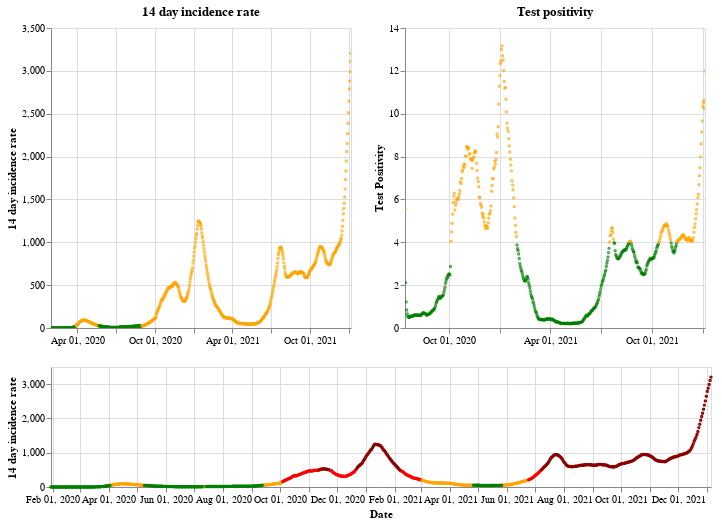

The cell this chart's notebook holds for it:
### Markdown cell above
## England

### Code cell
plot_traffic_light('England')

### Figure 1 — Vega-Lite specification as saved in the notebook (floating-point values rounded to 4 significant figures; data arrays with more than 128 entries replaced by an {"elided": "..."} marker saying what was removed)
{"config": {"view": {"continuousWidth": 400, "continuousHeight": 300}}, "vconcat": [{"hconcat": [{"mark": {"type": "point", "size": 2}, "encoding": {"color": {"condition": {"value": "green", "test": "(datum.twoWeeklyCasesRate <= 25)"}, "value": "orange"}, "tooltip": [{"type": "nominal", "field": "areaName"}, {"type": "temporal", "field": "date"}, {"type": "quantitative", "field": "twoWeeklyCasesRate"}, {"type": "quantitative", "field": "testPositivity"}], "x": {"type": "temporal", "axis": {"title": ""}, "field": "date", "scale": {"domain": {"selection": "DateBrush"}}, "timeUnit": "yearmonthdate"}, "y": {"type": "quantitative", "axis": {"title": "14 day incidence rate"}, "field": "twoWeeklyCasesRate"}}, "title": "14 day incidence rate", "width": 300}, {"mark": {"type": "point", "size": 2}, "encoding": {"color": {"condition": {"value": "green", "test": "(datum.testPositivity <= 4)"}, "value": "orange"}, "tooltip": [{"type": "nominal", "field": "areaName"}, {"type": "temporal", "field": "date"}, {"type": "quantitative", "field": "twoWeeklyCasesRate"}, {"type": "quantitative", "field": "testPositivity"}], "x": {"type": "temporal", "axis": {"title": ""}, "field": "date", "scale": {"domain": {"selection": "DateBrush"}}, "timeUnit": "yearmonthdate"}, "y": {"type": "quantitative", "axis": {"title": "Test Positivity"}, "field": "testPositivity"}}, "title": "Test positivity", "width": 300}]}, {"layer": [{"mark": {"type": "point", "size": 2}, "encoding": {"color": {"condition": {"value": "orange", "test": "(((datum.testPositivity < 4) && (datum.twoWeeklyCasesRate >= 50)) && (datum.twoWeeklyCasesRate < 200))"}, "value": "red"}, "opacity": {"condition": {"value": 1, "test": "((datum.twoWeeklyCasesRate >= 50) && (datum.twoWeeklyCasesRate < 500))"}, "value": 0}, "tooltip": [{"type": "nominal", "field": "areaName"}, {"type": "temporal", "field": "date"}, {"type": "quantitative", "field": "twoWeeklyCasesRate"}, {"type": "quantitative", "field": "testPositivity"}], "x": {"type": "temporal", "axis": {"title": "Date"}, "field": "date", "timeUnit": "yearmonthdate"}, "y": {"type": "quantitative", "axis": {"title": "14 day incidence rate"}, "field": "twoWeeklyCasesRate"}}, "selection": {"DateBrush": {"type": "interval", "encodings": ["x"], "fields": ["Time"]}}}, {"mark": {"type": "point", "size": 2}, "encoding": {"color": {"value": "darkred"}, "opacity": {"condition": {"value": 1, "test": "(datum.twoWeeklyCasesRate >= 500)"}, "value": 0}, "tooltip": [{"type": "nominal", "field": "areaName"}, {"type": "temporal", "field": "date"}, {"type": "quantitative", "field": "twoWeeklyCasesRate"}, {"type": "quantitative", "field": "testPositivity"}], "x": {"type": "temporal", "axis": {"title": "Date"}, "field": "date", "timeUnit": "yearmonthdate"}, "y": {"type": "quantitative", "axis": {"title": "14 day incidence rate"}, "field": "twoWeeklyCasesRate"}}}, {"mark": {"type": "point", "size": 2}, "encoding": {"color": {"condition": {"value": "green", "test": "((datum.testPositivity < 4) && (datum.twoWeeklyCasesRate < 50))"}, "value": "orange"}, "opacity": {"condition": {"value": 1, "test": "(datum.twoWeeklyCasesRate < 50)"}, "value": 0}, "tooltip": [{"type": "nominal", "field": "areaName"}, {"type": "temporal", "field": "date"}, {"type": "quantitative", "field": "twoWeeklyCasesRate"}, {"type": "quantitative", "field": "testPositivity"}], "x": {"type": "temporal", "axis": {"title": "Date"}, "field": "date", "timeUnit": "yearmonthdate"}, "y": {"type": "quantitative", "axis": {"title": "14 day incidence rate"}, "field": "twoWeeklyCasesRate"}}}], "height": 120, "width": 660}], "data": {"name": "data-f586120713ae91ea90f74d49c50802e5"}, "$schema": "https://vega.github.io/schema/vega-lite/v4.8.1.json", "datasets": {"data-f586120713ae91ea90f74d49c50802e5": {"elided": "707 records"}}}
